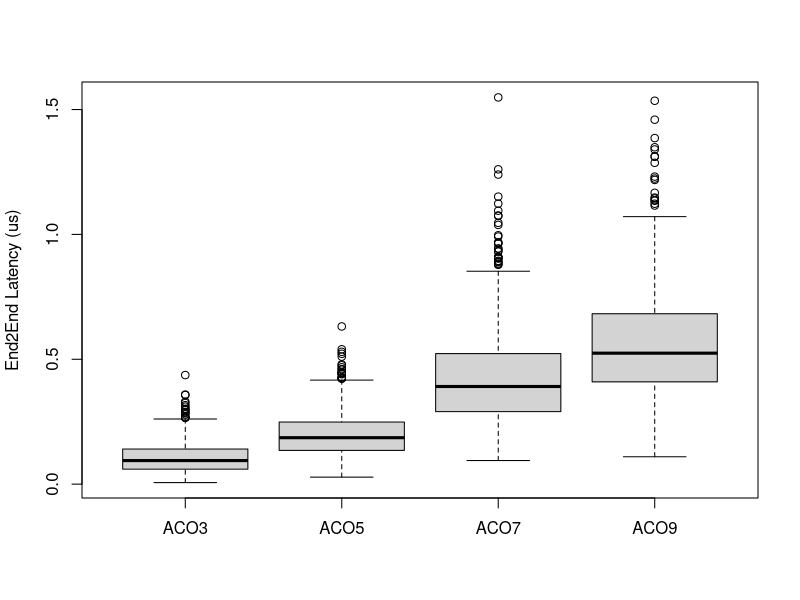
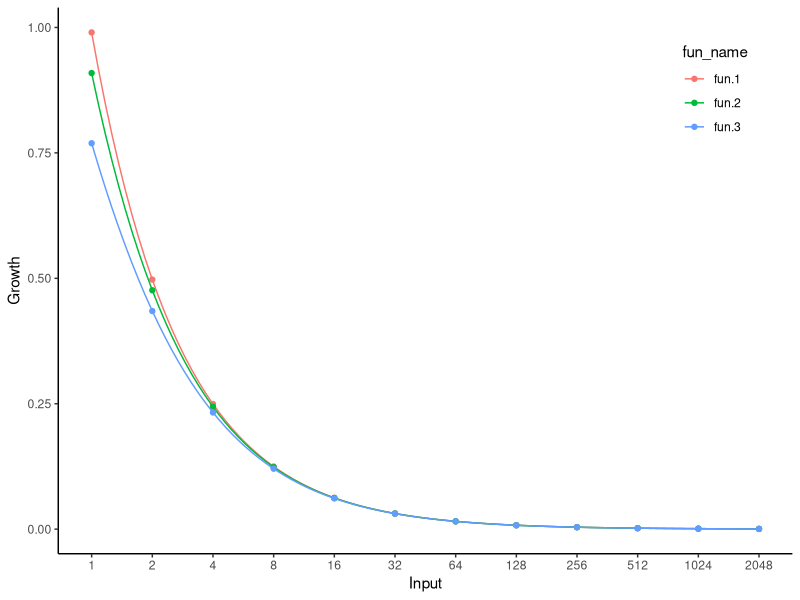
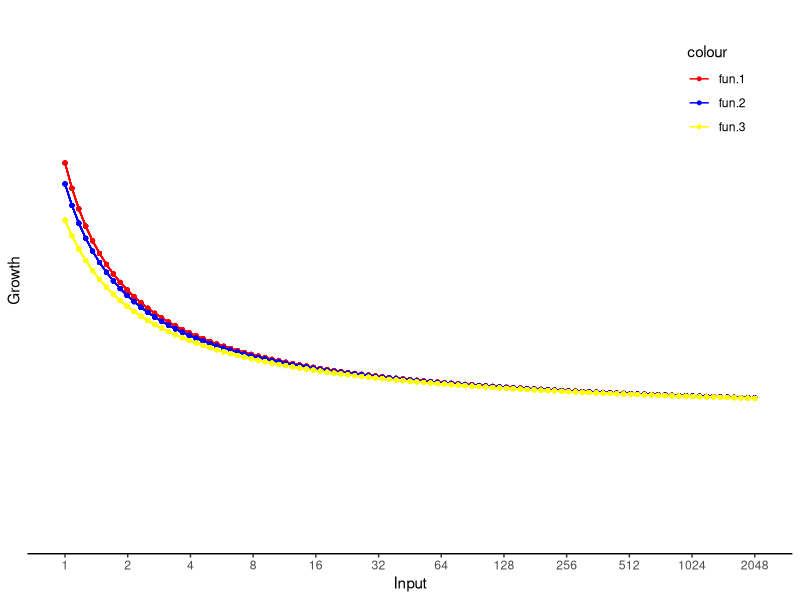
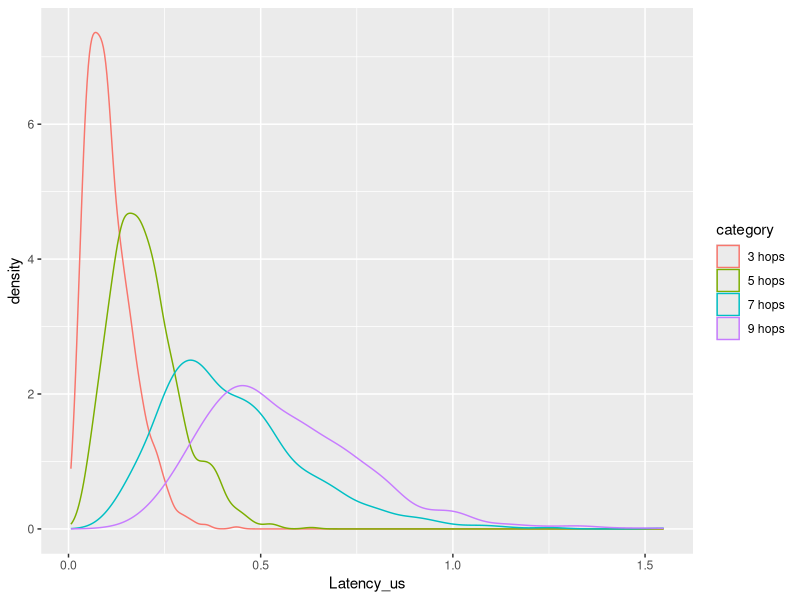

Recreate these plots in R, in order.
# IPoWDM traffic simulator example



# We assume a horseshoe ring with N Access COs connected to 2 Regional COs Naco.

Naco = 7; 

a = 2

simulateE2Edelay <- function(Naco) {
  
  Peakmax = 100; Peakmin = Peakmax/4; 
  
  nexp = 1e3
  tt = matrix(NA,nrow=nexp,ncol=Naco)
  for (kk in c(1:nrow(tt))) {
    Peak_traff = runif(ncol(tt), Peakmin, Peakmax)
    Peak_sd = runif(ncol(tt), 0.3, 0.7)
    #traff_aco = NA*rep(1,Naco);
    for (ii in c(1:ncol(tt))) {
      tt[kk,ii] = rnorm(1,Peak_traff[ii],Peak_sd[ii])
    }
    #tt[kk] = sum(traff_aco/2)  
    
  }
  
  print(summary(tt))
  
  
  rho = cumsum(tt[1,]/2)/400
  
  EX = 8*1500/400e9
  
  
  ss_delay_ring = NA*c(1:nexp)
  for (kk in c(1:nexp)) {
    sim_delay = NA*rho;
    for (jj in c(1:length(rho))) {
      sim_delay[jj] = rexp(1,rate = (1-rho[jj])/EX)
    }
    ss_delay_ring[kk] = sum(sim_delay)
  }
  
  return(ss_delay_ring)
  
}



simulateE2Edelay(3)


data <- data.frame(ACO3 = simulateE2Edelay(3)*1e6, 
                   ACO5 = simulateE2Edelay(5)*1e6, 
                   ACO7 = simulateE2Edelay(7)*1e6,
                   ACO9 = simulateE2Edelay(9)*1e6)
                    
                    
boxplot(data,ylab = "End2End Latency (us)","title = Horshoe Access Ring")


  
library(ggplot2)
library(dplyr)
#> 
#> Attaching package: 'dplyr'
#> The following objects are masked from 'package:stats':
#> 
#>     filter, lag
#> The following objects are masked from 'package:base':
#> 
#>     intersect, setdiff, setequal, union

xs = c(1, 2, 4, 8, 16, 32, 64, 128, 256, 512, 1024, 2048)

fun.1 <- function(x) { 1 / ( 0.01 + x) }
fun.2 <- function(x) { 1 / ( 0.1 + x) }
fun.3 <- function(x) { 1 / ( 0.3 + x) }

ggplot(data.frame(x = xs), aes(x=x)) + 
  lapply(1:3, function(i) {
    fun_name <- paste0("fun.", i)
    fun <- get(fun_name)
    line <- geom_function(fun = fun,
                          aes(colour = fun_name))
    points <- geom_point(aes(y = fun(xs), colour = fun_name))
    list(line, points)
  }) +
  scale_x_log10(breaks = xs, name = "Input") +
  scale_y_continuous(name = "Growth") +
  theme_classic() +
  theme(
    legend.position = c(.95, .95),
    legend.justification = c("right", "top"),
    legend.box.just = "right",
    legend.margin = margin(6, 6, 6, 6)
  )


base <- ggplot(data.frame(x = xs), aes(x=as.factor(x)))
#Plot 2
base + theme_classic() +
  theme(
    legend.position = c(.95, .95),
    legend.justification = c("right", "top"),
    legend.box.just = "right",
    legend.margin = margin(6, 6, 6, 6)
  ) +
  stat_function(fun = fun.1, aes(colour = "fun.1"),geom = 'point',size=1) + 
  stat_function(fun = fun.1, aes(colour = "fun.1"),geom = 'line') + 
  stat_function(fun = fun.2, aes(colour = "fun.2"),geom='point',size=1) +
  stat_function(fun = fun.2, aes(colour = "fun.2"),geom = 'line') +
  stat_function(fun = fun.3, aes(colour = "fun.3"),geom = 'point',size=1) +
  stat_function(fun = fun.3, aes(colour = "fun.3"),geom = 'line') +
  scale_x_discrete(name = "Input",
                   breaks = xs) +
  scale_y_discrete(name = "Growth")+
  scale_color_manual(values = c('red','blue','yellow'))





# set seed
set.seed(1234)

# create dataframe
df <- data.frame(category=factor(rep(c("3 hops", "5 hops", "7 hops", "9 hops"), each=nrow(data))),
                 Latency_us=c(data$ACO3,data$ACO5,data$ACO7,data$ACO9))

# load library ggplot2 package

library(ggplot2)




# Basic density plot with custom color
ggplot(df, aes(x=Latency_us, color=category)) + 
  
  # color property for changing color of plot
  # geom_density() function plots the density plot
  geom_density()






